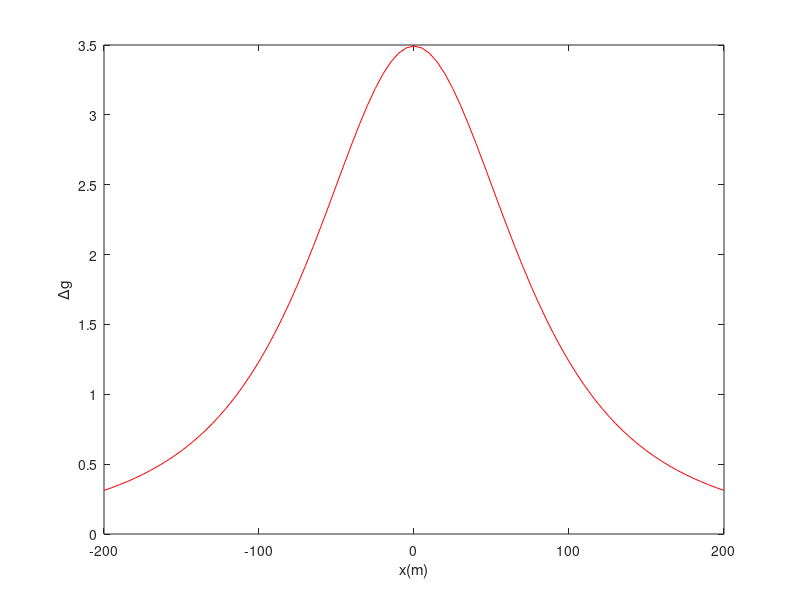

This chart was generated by the following MATLAB code:
G=6.67*1e-2;
R=50;
D=100;
sigma=1;
x=-200:5:200;
M=4*pi*R.^3*sigma/3;
g2=(G*M*D)./((x.^2+D.^2).^1.5);
figure(1);
plot(x,g2,'r-');
xlabel('x(m)');
ylabel('\Deltag');